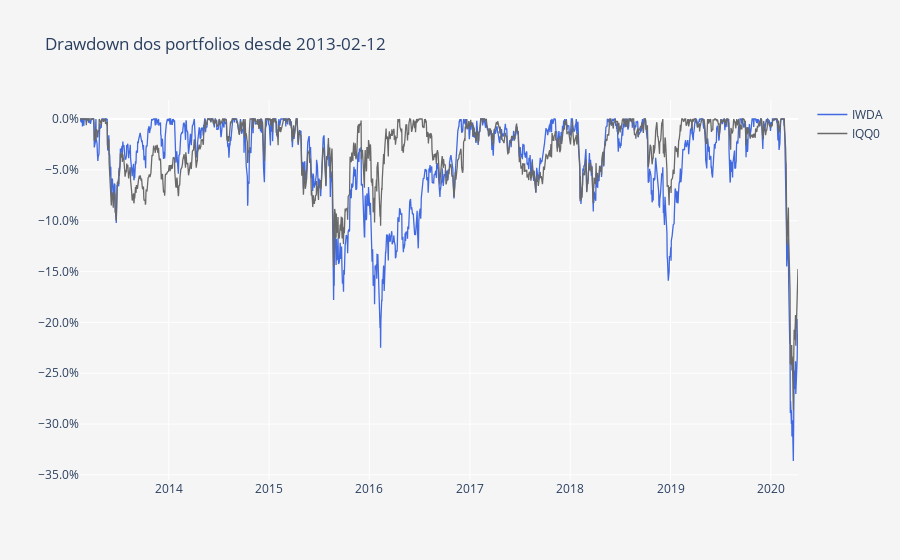

The notebook cell saved with this chart:
### Markdown cell above
O gráfico acima apresenta a linha de performance de ambos os ETFs. Em baixo podemos ver um pequeno gráfico do diferencial absoluto entre ambos e nos apercebermos facilmente das diferentes performances ao longo do tempo. Podemos observar uma overperformance do IQQ0 em períodos de stress dos mercados accionistas que acaba por ser compensada por uma underperformance quando os mercados estão a subir.

### Code cell
DD = compute_drawdowns(fundos)
DD = DD /100

layout = go.Layout(
    title='Drawdown dos portfolios desde ' + Begin,
    plot_bgcolor='#f5f5f5',
    paper_bgcolor='#f5f5f5',
    xaxis=dict(
        title='',
        showgrid=True,
        titlefont=dict(size=12),
    ),
    yaxis=dict(
        title='',
        showgrid=True,
        zeroline=True, # Adicionar ou não a zero line
        tickformat=".1%" # tickformat=".2%" se quiseres mais casas decimais
    ))

trace0 = go.Scatter(
    x = DD.index,
    y = DD.iloc[:, 0],
    name = 'IWDA',
    line = dict(
        color = 'royalblue',
        width = 1.3)
)

trace1 = go.Scatter(
    x = DD.index,
    y = DD.iloc[:, 1],
    name = 'IQQ0',
    line = dict(
        color = 'dimgrey',
        width = 1.3)
)

data = [trace0, trace1]
        
fig = go.Figure(data=data, layout=layout)
py.iplot(fig)

### Figure 1 — Plotly figure (JSON) as saved in the notebook; plotly's stock layout.template omitted (floating-point values rounded to 4 significant figures; data arrays with more than 128 entries replaced by an {"elided": "..."} marker saying what was removed)
{"data": [{"line": {"color": "royalblue", "width": 1.3}, "name": "IWDA", "type": "scatter", "x": {"elided": "1830 str values"}, "y": {"elided": "1830 float values"}}, {"line": {"color": "dimgrey", "width": 1.3}, "name": "IQQ0", "type": "scatter", "x": {"elided": "1830 str values"}, "y": {"elided": "1830 float values"}}], "layout": {"autosize": true, "paper_bgcolor": "#f5f5f5", "plot_bgcolor": "#f5f5f5", "title": {"text": "Drawdown dos portfolios desde 2013-02-12"}, "xaxis": {"autorange": true, "range": ["2013-02-12", "2020-04-09"], "showgrid": true, "title": {"font": {"size": 12}, "text": ""}, "type": "date"}, "yaxis": {"autorange": true, "range": [-0.355, 0.01868], "showgrid": true, "tickformat": ".1%", "title": {"text": ""}, "type": "linear", "zeroline": true}}}
